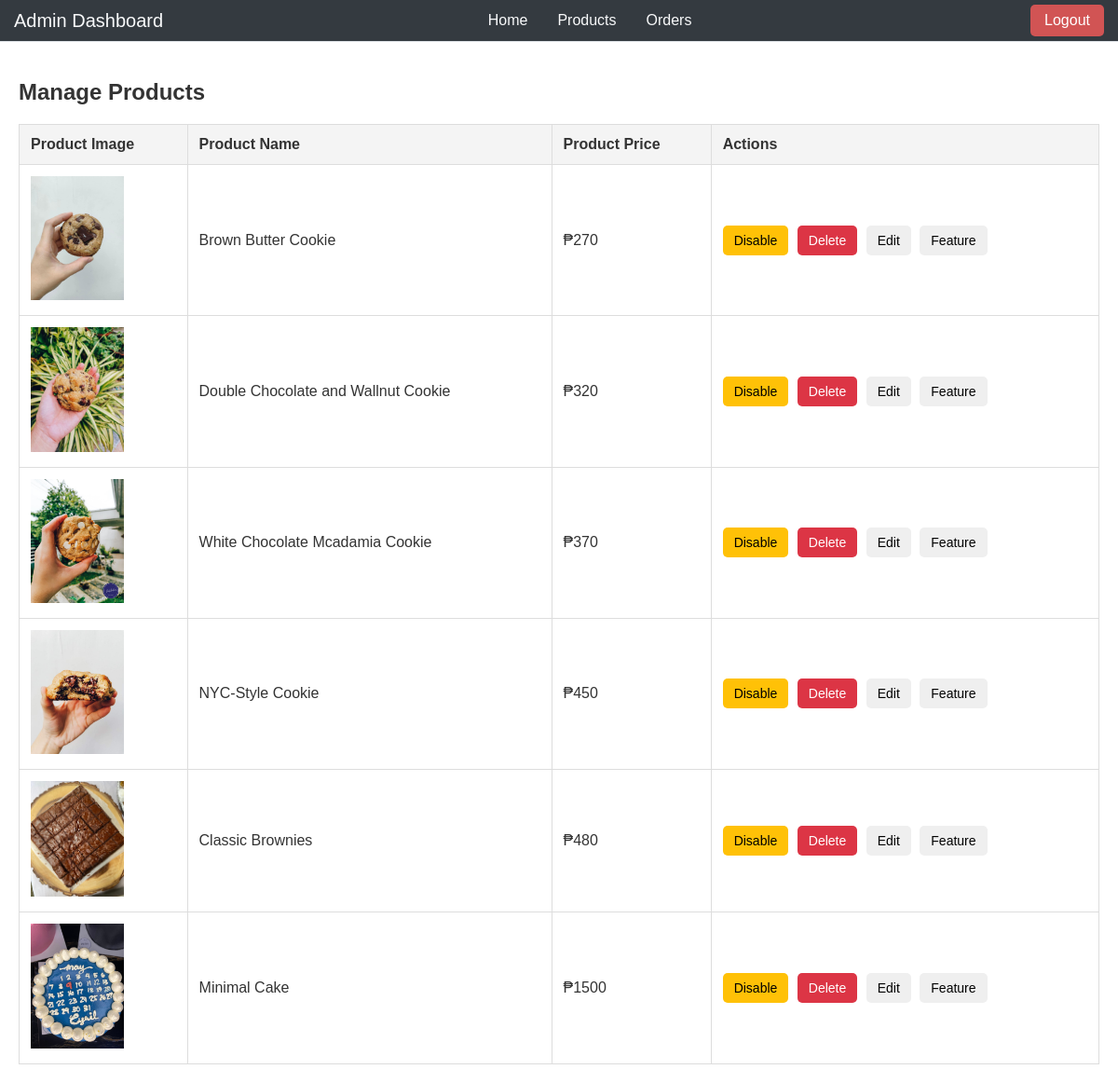
Screenshot of /admin/manage-products.php with the database file from the repository.
### tables this page shows
CREATE TABLE `products` (
  `pID` int(11) NOT NULL,
  `pName` varchar(50) NOT NULL,
  `pPrice` float(9,2) NOT NULL,
  `pDesc` text NOT NULL,
  `pType` int(11) NOT NULL DEFAULT 0,
  `pVisibility` int(11) NOT NULL DEFAULT 1
);

### controller/db_model.php (called while the page is built, shortened)
<?php
    require('conn.php');
    $stmt = $conn->prepare("SELECT * FROM products WHERE pVisibility = 1");
    $stmt->execute();
    $products = $stmt->fetchAll(PDO::FETCH_ASSOC);

### admin/manage-products.php (the view, shortened to what this page needs)
<!DOCTYPE html>
<html lang="en">
<head>
    <link rel="stylesheet" href="css/manage-product.css">
    <?php
        require('../controller/db_model.php');
        $stmt = $conn->prepare("SELECT * FROM products");
        $stmt->execute();
        $products = $stmt->fetchAll(PDO::FETCH_ASSOC);
    ?>
</head>
<body>
    <?php include 'layout/navbar.php'; ?>
    <section id="main-container">
        <main>
            <h1>Manage Products</h1>
            <table class="products-table">
                <thead>
                    <tr>
                        <th>Product Image</th>
                        <th>Product Name</th>
                        <th>Product Price</th>
                        <th>Actions</th>
                    </tr>
                </thead>
                <tbody>
                    <?php foreach($products as $product){ ?>
                        <tr>
                            <td><img src="../product-gallery/<?= array('Cookie', 'Pastry', 'Cake')[$product['pType']-1]."_".$product['pID'].".jpg"?>" class="product-image"></td>
                            <td><?= $product['pName'] ?></td>
                            <td>₱<?= $product['pPrice'] ?></td>
                            <td>
                                <?php if($product['pVisibility'] == 1){ ?>
                                <a href="manage-products.php?toDisable=<?=$product['pID']?>" class="btn disable" style="text-decoration: none;" data-id="<?= $product['pID'] ?>">Disable</a>
                                <?php }else{ ?>
                                <a href="manage-products.php?toEnable=<?=$product['pID']?>" class="btn enable" style="text-decoration: none;" data-id="<?= $product['pID'] ?>">Enable</a>
                                <?php } ?>
                                <button class="btn delete" data-id="<?= $product['pID'] ?>">Delete</button>
                                <button class="btn" data-id="<?= $product['pID'] ?>">Edit</button>
                                <button class="btn" data-id="<?= $product['pID'] ?>">Feature</button>
                            </td>
                        </tr>
                    <?php } ?>
                </tbody>
            </table>
        </main>
    </section>
</body>
</html>

### admin/css/manage-product.css (style rules this page uses)
body { margin: 0; font-family: Arial, sans-serif; color: #333; overflow-x: hidden; }
main { padding: 20px; }
h1 { margin-bottom: 20px; }
.products-table { width: 100%; border-collapse: collapse; margin-top: 20px; }
.products-table th, .products-table td { border: 1px solid #ddd; padding: 12px; text-align: left; }
.products-table th { background-color: #f4f4f4; }
.product-image { width: 100px; height: auto; }
.btn { border: none; padding: 8px 12px; border-radius: 5px; cursor: pointer; margin-right: 5px; font-size: 14px; }
.btn.disable { background-color: #ffc107; color: black; }
.btn.delete { background-color: #dc3545; color: white; }

### admin/css/navbar.css (style rules this page uses)
body { margin: 0; font-family: Arial, sans-serif; color: #333; overflow-x: hidden; }

### rows the page displays
products: shows a picture, pName "Brown Butter Cookie", pPrice "270"
products: shows a picture, pName "Double Chocolate and Wallnut Cookie", pPrice "320"
products: shows a picture, pName "White Chocolate Mcadamia Cookie", pPrice "370"
products: shows a picture, pName "NYC-Style Cookie", pPrice "450"
products: shows a picture, pName "Classic Brownies", pPrice "480"
products: shows a picture, pName "Minimal Cake", pPrice "1500"
